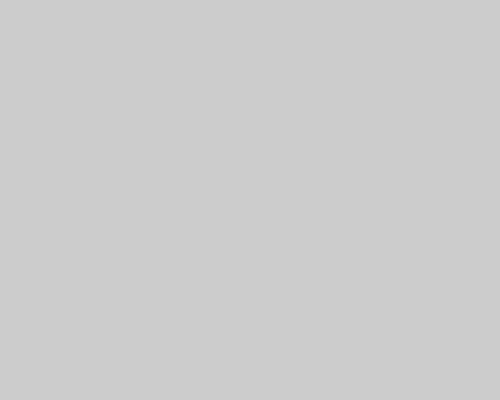
Frame 1 (no input)
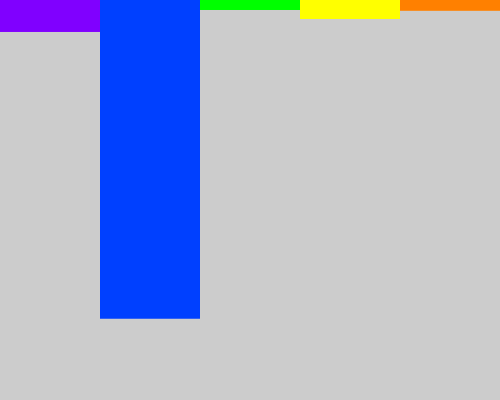
Frame 60 (the mouse pressed at the canvas centre just before this capture)
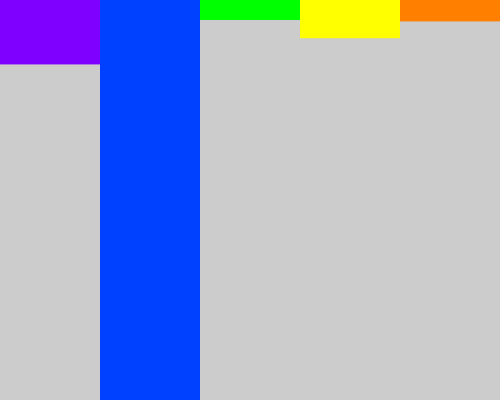
Frame 120 (the mouse held since frame 60 and released just before this capture)

The Processing sketch that drew these frames (run headless with seeded random() and noise(); from frame 60 on, the mouse is pressed at the canvas centre):

// Processing sketch: processing_150460
// ── processing_150460.pde

// Hex colors for the bars.
color fills[] = {#8000FF, #0040FF, #00FF00, #FFFF00, #FF8000};

// Number of searches per service in millions.
float searches[] = {1450000, 14470000, 450000, 860000, 480000};

// Array to store the hits per second.
float hits[] = {0, 0, 0, 0, 0};

// Length of the searches array.
int len = 5;

// Number of seconds in the month of December.
int sec = 2678400;

// Initialzing variables.
int x = 0;
int y = 0;
int w;

void setup() {
  // Creates a 3620x800 window.
  size(500, 400);
  noStroke();
  
  // Sets w (the width of each column) to the value needed to divide the window into 5 columns.
  w = width / len;
}

void draw() {
  for (x = 0; x < len; x++) {
    // Finds the number of hits per second in ten thousands
    hits[x] = (searches[x] / sec); 

    // Fills the correct column from top to bottom as the sum of searches increases    
    fill(fills[x]);
    rect(x * w, 0, w, y * hits[x]);      
  }
    // Increments to help calculate the column increase properly
    y++;
}
